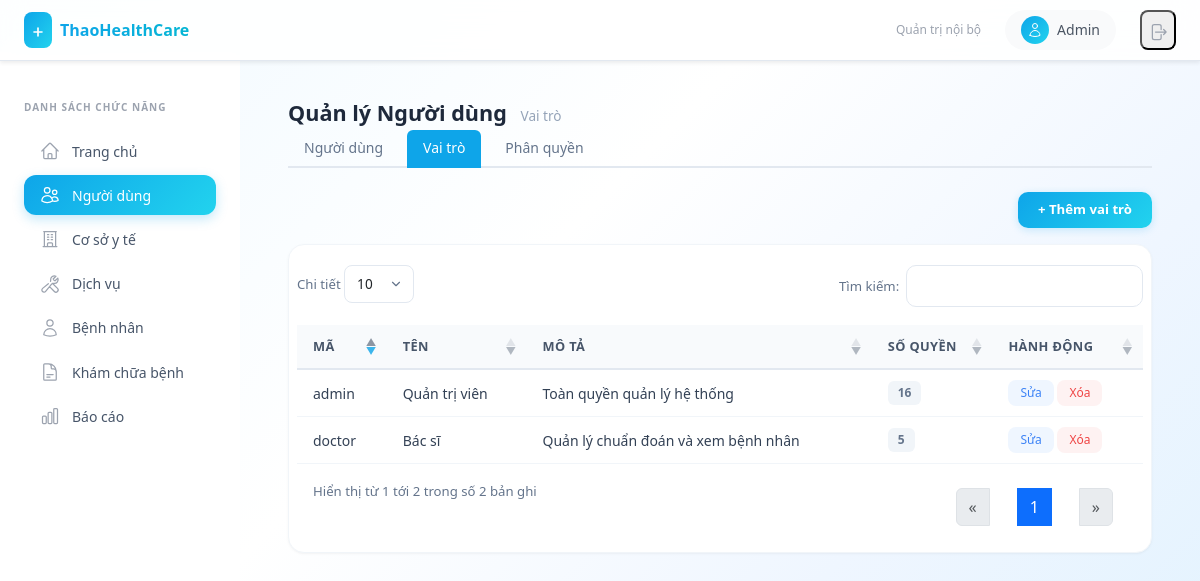
Before: /roles/ (signed in) with the older database file.
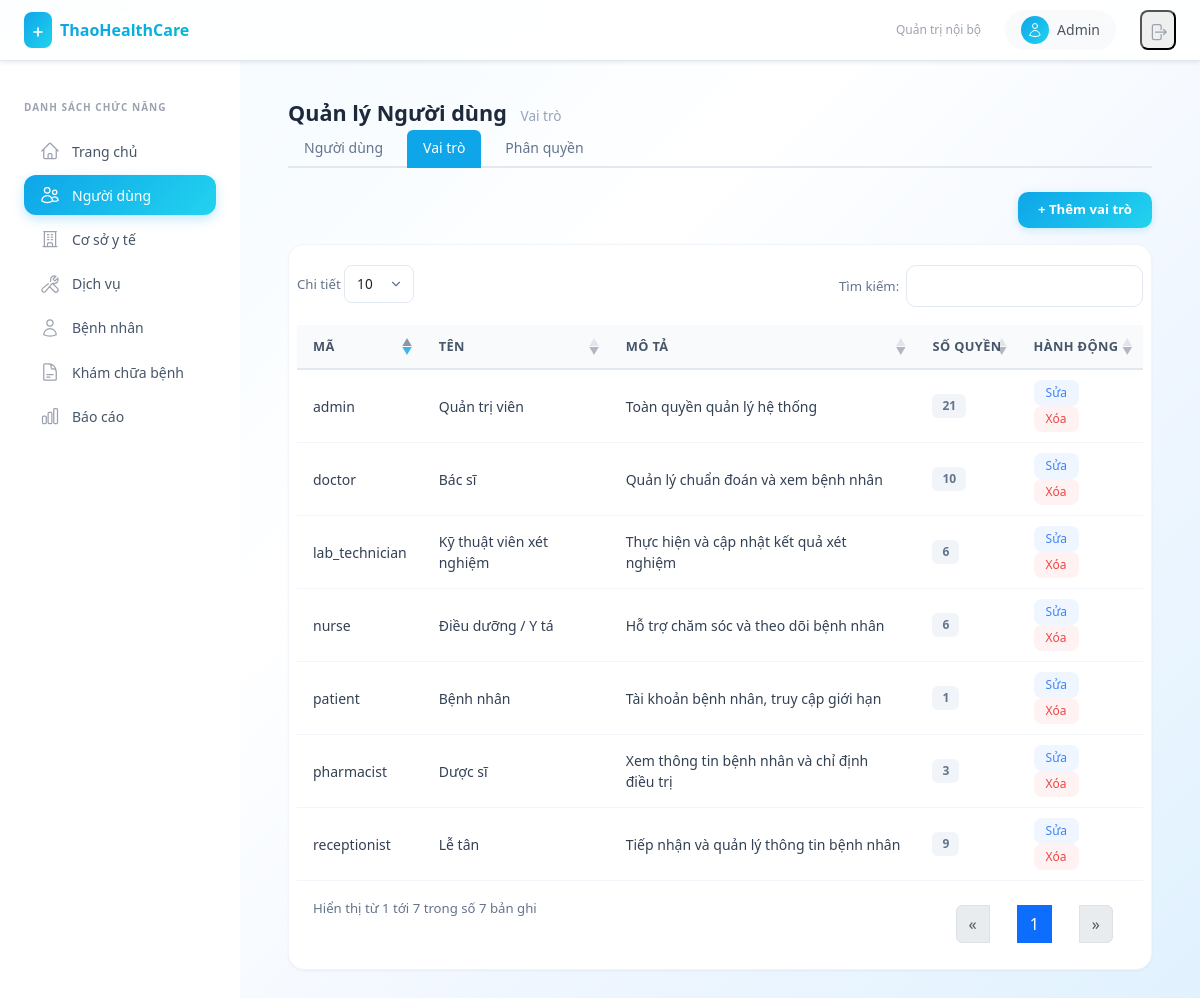
After: the same page with the newer database file.
### api/models.py (models this page shows, shortened)
class User(AbstractUser):
    code = models.CharField(max_length=50, unique=True)
    facility = models.ForeignKey(MedicalFacility, on_delete=models.CASCADE, related_name="users", null=True, blank=True)
    name = models.CharField(max_length=255)
    role = models.ForeignKey(Role, on_delete=models.SET_NULL, null=True, blank=True, related_name='users')
    created_at = models.DateTimeField(auto_now_add=True)
    updated_at = models.DateTimeField(auto_now=True)
    @property
    def role_code(self):
        return self.role.code if self.role else None

class Role(models.Model):
    code = models.CharField(max_length=50, unique=True)
    name = models.CharField(max_length=100)
    description = models.TextField(blank=True, null=True)
    permissions = models.ManyToManyField(Permission, blank=True, related_name='roles')
    created_at = models.DateTimeField(auto_now_add=True)
    updated_at = models.DateTimeField(auto_now=True)

### api/views.py (the view)
# urls.py: path('roles/', role_list, name='role_list'),
@admin_required
def role_list(request):
    roles = Role.objects.prefetch_related('permissions').all()
    permissions = Permission.objects.all()
    return render(request, 'role_list.html', {
        'roles': roles,
        'permissions': permissions,
        'tab': 'users',
        'subtab': 'roles',
    })

### api/templates/role_list.html (shortened to what this page needs)
{% extends "base.html" %}
{% load static %}
{% block content %}
<link rel="stylesheet" href="https://cdn.datatables.net/1.13.6/css/dataTables.bootstrap5.min.css">
<h3 class="page-title">Quản lý Người dùng <small>Vai trò</small></h3>
{% include "user_subtabs.html" %}
<div class="table-toolbar">
    <button class="btn-add" onclick="openCreateModal()">+ Thêm vai trò</button>
</div>
<div class="table-card">
<table id="roleTable" class="table">
    <thead>
        <tr>
            <th>Mã</th>
            <th>Tên</th>
            <th>Mô tả</th>
            <th>Số quyền</th>
            <th>Hành động</th>
        </tr>
    </thead>
    <tbody>
        {% for r in roles %}
        <tr id="row-{{ r.id }}">
            <td><span style="font-weight:500;">{{ r.code }}</span></td>
            <td>{{ r.name }}</td>
            <td>{{ r.description|default:"" }}</td>
            <td><span class="badge-role badge-role-default">{{ r.permissions.count }}</span></td>
            <td>
                <button class="btn-action btn-action-edit" onclick="openEditModal({{ r.id }})">Sửa</button>
                <button class="btn-action btn-action-delete" onclick="deleteRole({{ r.id }})">Xóa</button>
            </td>
        </tr>
        {% endfor %}
    </tbody>
</table>
</div>
{% endblock %}

### api/templates/base.html (shortened to what this page needs)
<!DOCTYPE html>
<html lang="vi">
<head>
    <script src="https://cdn.tailwindcss.com"></script>
    <link rel="stylesheet" href="https://cdn.jsdelivr.net/npm/bootstrap@5.3.0/dist/css/bootstrap.min.css">
</head>
<body class="min-h-screen" style="margin:0; background: linear-gradient(135deg, #f0f9ff 0%, #ffffff 40%, #eff6ff 70%, #e0f2fe 100%); background-attachment: fixed;">
    <nav class="top-navbar fixed top-0 left-0 right-0 z-50 flex items-center justify-between px-6 py-2.5 shadow-sm">
        <div class="flex items-center gap-3">
            <a href="{% url 'dashboard' %}" class="flex items-center gap-2" style="text-decoration:none;">
                <div class="bg-gradient-to-br from-primary to-cyan-400 rounded-lg p-1.5">
                    <svg class="w-4 h-4 text-white" fill="none" viewBox="0 0 24 24" stroke="currentColor">
                        <path stroke-linecap="round" stroke-linejoin="round" stroke-width="2.5" d="M12 6v6m0 0v6m0-6h6m-6 0H6"/>
                    </svg>
                </div>
                <span class="text-base font-bold bg-gradient-to-r from-primary to-cyan-500 bg-clip-text" style="color:transparent; -webkit-background-clip:text;">ThaoHealthCare</span>
            </a>
        </div>
        <div class="flex items-center gap-4">
            <span class="text-xs text-gray-400 hidden sm:block">Quản trị nội bộ</span>
            <div class="flex items-center gap-2 bg-gray-50 rounded-full px-3 py-1.5">
                <div class="w-7 h-7 rounded-full bg-gradient-to-br from-primary to-cyan-400 flex items-center justify-center">
                    <svg class="w-4 h-4 text-white" fill="none" viewBox="0 0 24 24" stroke="currentColor">
                        <path stroke-linecap="round" stroke-linejoin="round" stroke-width="1.5" d="M15.75 6a3.75 3.75 0 11-7.5 0 3.75 3.75 0 017.5 0zM4.501 20.118a7.5 7.5 0 0114.998 0A17.933 17.933 0 0112 21.75c-2.676 0-5.216-.584-7.499-1.632z"/>
                    </svg>
                </div>
                <span class="text-sm font-medium text-gray-600">{{ user.name|default:user.username }}</span>
            </div>
            <form action="{% url 'logout' %}" method="post" class="m-0">
                <button type="submit" class="p-1.5 rounded-lg hover:bg-red-50 text-gray-400 hover:text-red-500 transition" title="Đăng xuất">
                    <svg class="w-5 h-5" fill="none" viewBox="0 0 24 24" stroke="currentColor">
                        <path stroke-linecap="round" stroke-linejoin="round" stroke-width="1.5" d="M15.75 9V5.25A2.25 2.25 0 0013.5 3h-6a2.25 2.25 0 00-2.25 2.25v13.5A2.25 2.25 0 007.5 21h6a2.25 2.25 0 002.25-2.25V15m3 0l3-3m0 0l-3-3m3 3H9"/>
                    </svg>
                </button>
            </form>
        </div>
    </nav>
    <aside id="sidebar" class="sidebar fixed top-[52px] left-0 bottom-0 w-60 bg-white border-r border-gray-100 z-40 transform -translate-x-full lg:translate-x-0 transition-transform duration-200 overflow-y-auto">
        <div class="px-4 pt-5 pb-3">
            <p class="text-[10px] font-semibold text-gray-400 uppercase tracking-widest mb-3">Danh sách chức năng</p>
            <nav class="flex flex-col gap-1">
                {% if user.is_authenticated and user.role_code == "admin" %}
                <a href="{% url 'dashboard' %}" class="nav-item-link {% if tab == 'home' %}active{% endif %}">
                    Trang chủ
                </a>
                <a href="{% url 'user_list' %}" class="nav-item-link {% if tab == 'users' %}active{% endif %}">
                    Người dùng
                </a>
                <a href="{% url 'facility_list' %}" class="nav-item-link {% if tab == 'facilities' %}active{% endif %}">
                    Cơ sở y tế
                </a>
                <a href="{% url 'service_list' %}" class="nav-item-link {% if tab == 'services' %}active{% endif %}">
                    Dịch vụ
                </a>
                <a href="{% url 'patient_list' %}" class="nav-item-link {% if tab == 'patients' %}active{% endif %}">
                    <svg class="w-5 h-5 text-gray-400" fill="none" viewBox="0 0 24 24" stroke="currentColor"><path stroke-linecap="round" stroke-linejoin="round" stroke-width="1.5" d="M15.75 6a3.75 3.75 0 11-7.5 0 3.75 3.75 0 017.5 0zM4.501 20.118a7.5 7.5 0 0114.998 0A17.933 17.933 0 0112 21.75c-2.676 0-5.216-.584-7.499-1.632z"/></svg>
                    Bệnh nhân
                </a>
                <a href="{% url 'examination_list' %}" class="nav-item-link {% if tab == 'examinations' %}active{% endif %}">
                    Khám chữa bệnh
                </a>
                <a href="{% url 'report_list' %}" class="nav-item-link {% if tab == 'reports' %}active{% endif %}">
                    Báo cáo
                </a>
                {% endif %}
            </nav>
        </div>
    </aside>
    <main class="lg:ml-60 pt-[52px] min-h-screen">
        <div class="p-5">
            {% block content %}{% endblock %}
        </div>
    </main>
</body>
</html>

### api/templates/user_subtabs.html
<div class="d-flex align-items-center gap-2 mb-4" style="border-bottom: 2px solid #e2e8f0; padding-bottom: 0;">
    <a href="{% url 'user_list' %}"
       class="px-3 py-2 text-sm font-medium text-decoration-none rounded-top"
       style="{% if subtab == 'users' %}background:#0ea5e9; color:#fff; border-bottom:2px solid #0ea5e9; margin-bottom:-2px;{% else %}color:#64748b;{% endif %}">
        Người dùng
    </a>
    <a href="{% url 'role_list' %}"
       class="px-3 py-2 text-sm font-medium text-decoration-none rounded-top"
       style="{% if subtab == 'roles' %}background:#0ea5e9; color:#fff; border-bottom:2px solid #0ea5e9; margin-bottom:-2px;{% else %}color:#64748b;{% endif %}">
        Vai trò
    </a>
    <a href="{% url 'permission_list' %}"
       class="px-3 py-2 text-sm font-medium text-decoration-none rounded-top"
       style="{% if subtab == 'permissions' %}background:#0ea5e9; color:#fff; border-bottom:2px solid #0ea5e9; margin-bottom:-2px;{% else %}color:#64748b;{% endif %}">
        Phân quyền
    </a>
</div>

### api/templates/base.html (style rules this page uses)
.sidebar { font-family: system-ui, -apple-system, sans-serif; }
.sidebar * { box-sizing: border-box; }
.sidebar a, .sidebar button { text-decoration: none; }
.nav-item-link { display: flex; align-items: center; gap: 0.75rem; padding: 0.6rem 1rem; border-radius: 0.75rem; color: #475569; font-size: 0.875rem; font-weight: 500; transition: all 0.15s; }
.nav-item-link.active { background: linear-gradient(135deg, #0ea5e9, #22d3ee); color: #fff; box-shadow: 0 4px 12px rgba(14,165,233,0.25); }
.nav-item-link.active svg { color: #fff; }
.top-navbar { background: rgba(255,255,255,0.85); backdrop-filter: blur(12px); border-bottom: 1px solid #e2e8f0; }
.table-card { background: #fff; border-radius: 16px; box-shadow: 0 1px 3px rgba(0,0,0,0.04), 0 1px 2px rgba(0,0,0,0.02); border: 1px solid #f1f5f9; overflow: hidden; padding: 8px; }
.table-card .table { margin-bottom: 0; }
.table-card thead th, table.dataTable thead th { background: #f8fafc !important; border-bottom: 2px solid #e2e8f0 !important; color: #475569 !important; font-weight: 600 !important; font-size: 0.8rem !important; text-transform: uppercase; letter-spacing: 0.03em; padding: 12px 16px !important; white-space: nowrap; }
.table-card tbody td, table.dataTable tbody td { padding: 10px 16px !important; font-size: 0.875rem; color: #334155; border-bottom: 1px solid #f1f5f9 !important; vertical-align: middle; }
table.dataTable thead .sorting::after, table.dataTable thead .sorting_asc::after, table.dataTable thead .sorting_desc::after { opacity: 0.4 !important; }
table.dataTable thead .sorting_asc::after, table.dataTable thead .sorting_desc::after { opacity: 0.8 !important; color: #0ea5e9 !important; }
.btn-action { padding: 4px 12px; font-size: 0.75rem; font-weight: 500; border-radius: 8px; border: none; cursor: pointer; transition: all 0.15s; }
.btn-action-edit { background: #eff6ff; color: #3b82f6; }
.btn-action-delete { background: #fef2f2; color: #ef4444; }
.page-title { font-size: 1.35rem; font-weight: 700; color: #1e293b; margin-bottom: 0.25rem; }
.page-title small { font-size: 0.85rem; font-weight: 400; color: #94a3b8; margin-left: 8px; }
.table-toolbar { display: flex; align-items: center; justify-content: space-between; flex-wrap: wrap; gap: 10px; margin-bottom: 16px; }
.btn-add { background: linear-gradient(135deg, #0ea5e9, #22d3ee); color: #fff; font-size: 0.825rem; font-weight: 600; padding: 8px 20px; border-radius: 10px; border: none; cursor: pointer; box-shadow: 0 2px 8px rgba(14,165,233,0.2); transition: all 0.15s; }
.badge-role { display: inline-block; padding: 3px 10px; border-radius: 6px; font-size: 0.75rem; font-weight: 600; }
.badge-role-default { background: #f1f5f9; color: #64748b; }

Changed rows visible on the page:
computed for Role "admin": permissions.count "16" → "21"
computed for Role "doctor": permissions.count "5" → "10"
added Role: code "receptionist", name "Lễ tân", description "Tiếp nhận và quản lý thông tin bệnh nhân", permissions.count "9"
added Role: code "nurse", name "Điều dưỡng / Y tá", description "Hỗ trợ chăm sóc và theo dõi bệnh nhân", permissions.count "6"
added Role: code "lab_technician", name "Kỹ thuật viên xét nghiệm", description "Thực hiện và cập nhật kết quả xét nghiệm", permissions.count "6"
added Role: code "pharmacist", name "Dược sĩ", description "Xem thông tin bệnh nhân và chỉ định điều trị", permissions.count "3"
added Role: code "patient", name "Bệnh nhân", description "Tài khoản bệnh nhân, truy cập giới hạn", permissions.count "1"
Other visible differences:
text written by a page script: "Chi tiết Tìm kiếm: Hiển thị từ 1 tới 2 trong số 2 bản ghi « 1 »" → "Chi tiết Tìm kiếm: Hiển thị từ 1 tới 7 trong số 7 bản ghi « 1 »"
